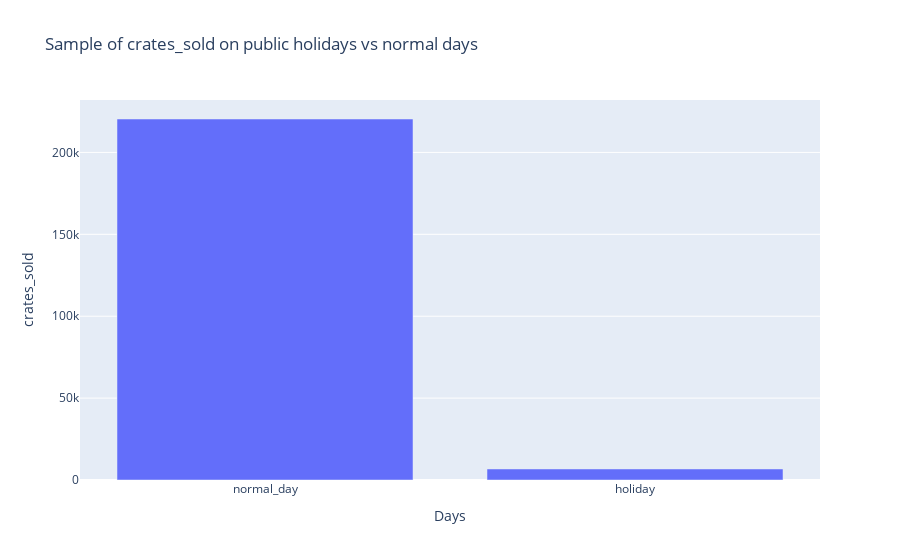

The code cell stored with this chart in its notebook:
### Markdown cell above
Observation:
    It seems there is a higher sales on Friday as most of the people are partying on Friday night since it is a weekend

### Code cell
#Check the crates_sold on public_holiday vs normal day
normal_day=sum(data.crates_sold[data.public_holiday==0])
holiday=sum(data.crates_sold[data.public_holiday==1])
days=["normal_day","holiday"]
fig=go.Figure([go.Bar(x=days,y=[normal_day,holiday])])
fig.update_layout(title='Sample of crates_sold on public holidays vs normal days  ',
                   xaxis_title='Days',
                   yaxis_title='crates_sold')
fig.show()

### Figure 1 — Plotly figure (JSON) as saved in the notebook; plotly's stock layout.template omitted (floating-point values rounded to 4 significant figures)
{"data": [{"type": "bar", "x": ["normal_day", "holiday"], "y": [220410, 6729]}], "layout": {"title": {"text": "Sample of crates_sold on public holidays vs normal days  "}, "xaxis": {"title": {"text": "Days"}}, "yaxis": {"title": {"text": "crates_sold"}}}}
